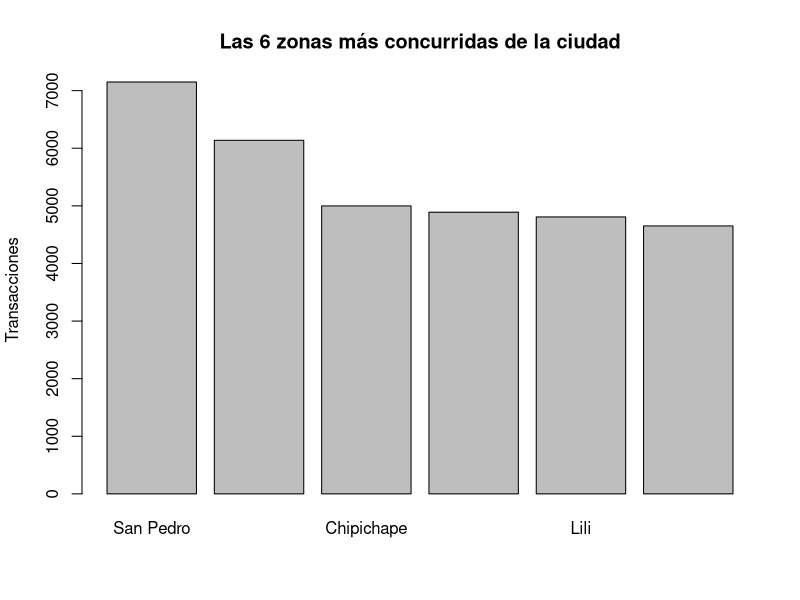

This figure's R source:
## ---- chunk 1
#Los 3 son archivos separados por comas y con encabezados (nombres de columnas)
data_barrios<-read.csv('Datos Crudos/exa__barrios_cali.csv',sep = ',',
                       header = TRUE,stringsAsFactors = FALSE )

data_dispositivos<-read.csv('Datos Crudos/exa__dispositivos_cali.csv',
                            sep = ',', header = TRUE,
                            stringsAsFactors = FALSE )

data_clientes<-read.csv('Datos Crudos/exa__trx_clientes.csv',sep = ',',
                       header = TRUE,stringsAsFactors = FALSE )
#El argumento stringsAsFactors es para evitar que salgan factores que pueden ser molestos  para los algoritmos de limpieza
## ---- chunk 2
str(data_barrios)

str(data_dispositivos)

str(data_clientes)#La columna num_doc pese a ser númerica, por lo que representa no puede contener valores negativos
## ---- chunk 3
#La función complete.cases nos dice en que filas no hay NA
barrios_na<-complete.cases(data_barrios)
table(barrios_na) #No hay valores faltantes

dispositivos_na<-complete.cases(data_dispositivos)
table(dispositivos_na) #No hay valores faltantes

clientes_na<-complete.cases(data_clientes)
table(clientes_na) #No hay valores faltantes
## ---- chunk 4
min_codigo_barrios<-min(data_barrios$codigo)
min_codigo_barrios #El minimo es positivo, con lo que nos aseguramos que ninguno es negativo

min_codigo_dispositivos<-min(data_dispositivos$codigo)
min_codigo_dispositivos#El minimo es positivo, con lo que nos aseguramos que ninguno es negativo

min_idbarrio_dispositivos<-min(data_dispositivos$id_barrio)
min_idbarrio_dispositivos#El minimo es positivo, con lo que nos aseguramos que ninguno es negativo

min_coddispositivo_clientes<-min(data_clientes$cod_dispositivo)
min_coddispositivo_clientes#El minimo es positivo, con lo que nos aseguramos que ninguno es negativo

min_numdoc_clientes<-min(data_clientes$num_doc)
min_numdoc_clientes#El minimo es negativo, con lo que nos aseguramos que  almenos uno es negativo

table(data_clientes$tipo_doc)#Hay 14 datos anomalos en esta columna, tipo_doc  =4 y tipo_doc=9
## ---- chunk 5
data_clientes_tidy<-subset(data_clientes,
                           subset = num_doc>0 & tipo_doc %in% c(1,2) ,#solo consideramos las filas con num_doc positivo y que el tipo_doc sea 1 o 2
                           select = num_doc:num_trx)
## ---- chunk 6
#Ponemos los mismos nombres de columnas en las tablas
names(data_barrios)<-c('id_barrio','nombre_barrio')

names(data_dispositivos)<-c('tipo_disp','id_disp','latitud','longitud',
                            'id_barrio')

names(data_clientes_tidy)<-c('id_cliente','tipo_doc','tipo_disp','id_disp',
                             'num_trx')

## ---- chunk 7
library(data.table)
library(plyr)


##1·¿Cuales son las zonas más concurridas de la ciudad ?.


#Leer archilvos
data_barrios<-read.csv('./Datos Limpios/barrios_tidy.csv',header = TRUE,
                        sep = ',',stringsAsFactors = FALSE)

data_clientes<-read.csv('./Datos Limpios/clientes_tidy.csv',header = TRUE,
                       sep = ',',stringsAsFactors = FALSE)

data_dispositivos<-read.csv('./Datos Limpios/dispositivos_tidy.csv',
                            header = TRUE, sep = ',',stringsAsFactors = FALSE)

#convertir en tablas y asignarles un identificador
table_barrios<-data.table(data_barrios,key = 'id_barrio')

table_dispositivos<-data.table(data_dispositivos,key = 'id_disp')

table_clientes<-data.table(data_clientes,key = 'id_cliente')

## ---- chunk 8
#hacer un inner join 
bar_disp<-join(table_barrios,table_dispositivos,type='inner')

#mostrar solo las columnas id_disp y nombre_barrio
bar_disp<-bar_disp[,c(2,4)]


## ---- chunk 9
#hacer un inner join 
disp_cli<-join(table_dispositivos,table_clientes,type='inner')

#mostrar solo las columnas id_disp y num_trx
disp_cli<-disp_cli[,c(2,8)]
## ---- chunk 10
#hacer un inner join 
bar_cli<-join(bar_disp,disp_cli,type='inner')

#mostrar solo las columnas nombre_barrio y num_trx
bar_cli<-bar_cli[,c(1,3)]

#agrupar por el nombre del barrio y sumar las trx allí realizadas
bar_cli<-aggregate(num_trx~nombre_barrio,bar_cli,FUN = sum)
## ---- chunk 11
#ordenar los barrios de mayor a meenor segun el número de trx
bar_cli<-bar_cli[order(bar_cli$num_trx,decreasing = TRUE),]

x<-bar_cli[1:6,]

barplot(x$num_trx,names.arg = x$nombre_barrio,ylab = 'Transacciones',main = 'Las 6 zonas más concurridas de la ciudad')

head(bar_cli)


## ---- chunk 12
bar_disp<-join(table_barrios,table_dispositivos,type='inner')

#mostrar solo las columnas id_disp y nombre_barrio
bar_disp<-bar_disp[,2:4]
## ---- chunk 13

#cambiamos la columna id_disp por un vector de unos, pues solo nos intereza
# saber que hay un dispositivo
bar_disp$id_disp<-rep(1,length(bar_disp$nombre_barrio))

#contamos los dispositivos presentes en cada barrio respecto a su tipo
bar_disp_tipo<-aggregate(id_disp~nombre_barrio+tipo_disp,bar_disp,FUN = sum)

head(bar_disp_tipo)
